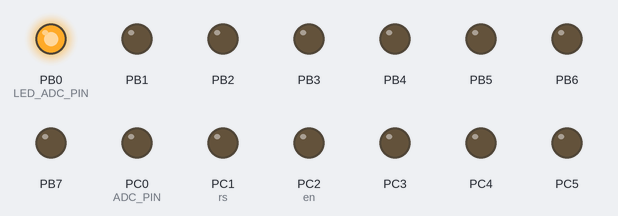
Bench run of a program on a simulated ATmega328P, built with avr-gcc and emulated at 16 MHz. Parts: output pins drawn as LEDs (lit = HIGH). At 0.0 s the program stops and its outputs stay as they are.

Above: at 0.1 s.
Timing chart, 0 to 1.5 s (numbered marks = the images above):
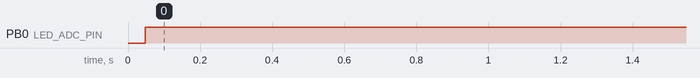

The program:

main.c
```c
#include "main_config.h"
#include "main_defines.h"
#include "main_mcu_init.h"
#include "main_func.h"
#include "adc.h"
#include <avr/io.h>
#include <util/delay.h>
#include <stdio.h>
#include <avr/interrupt.h>


int main()
{
	DDRB = 0xFF; //out


	PORTB = 0x00; //low


	sec_1 = 0;
	min_1 = 0;
	h_1 = 0;

	initialize();
///	init_data_contor();
//	init_timer();

	lcd_clear();
	lcd_setCursor();
// 	lcd_print("TEST ORA");
// 	_delay_ms(2000);
// 	lcd_clear();
// 	lcd_setCursor();
// 	_delay_ms(2000);


	while(1)
	{
		LED_ADC_PORT |= (1 << LED_ADC_PIN);

//		afiseaza();
//		aprinde_led();
	}

}
```

main_config.h
```c
/*
 * main_config.h
 *
 *  Author: Asus
 */


#ifndef MAIN_CONFIG_H_
#define MAIN_CONFIG_H_

#ifndef F_CPU
#define F_CPU 16000000UL
#endif

#endif /* MAIN_CONFIG_H_ */
```

adc.c
```c
#include <avr/io.h>
#include <util/delay.h>
#include <stdio.h>
#include <avr/interrupt.h>
#include "adc.h"

#define ADC_PORT PORTC
#define ADC_PIN PINC0

#define LED_ADC_PORT PORTB
#define LED_ADC_PIN PINB0

#define ADC_mijloc	120
uint8_t valoare;

void adc_init(){

	ADMUX |=  (0<<REFS1)|  (1<<REFS0);
	ADCSRA |=  (1<<ADPS2) |(1<<ADPS1) | (1<<ADPS0);  //setez prescalarul 128
	ADCSRA |=  (1<<ADEN) | (1<<ADSC) | (1<<ADATE) | (1<<ADIE) ;                   //ADC enable + incepe conversia

}


ISR(ADC_vect)
{
	uint8_t valoare = ADCL;

	if(valoare > ADC_mijloc)
	{
		LED_ADC_PORT |= (1 << LED_ADC_PIN);
	}else{
		LED_ADC_PORT &= ~(1 <<LED_ADC_PIN);
	}
}
```

adc.h
```c
/*
 * adc.h
 *
 * Created: 24/11/2022 11:47:05
 *  Author: Asus
 */


#ifndef ADC_H_
#define ADC_H_


void adc_init(void);


#endif /* ADC_H_ */
```

main_defines.h
```c
/*
 * main_defines.h
 *
 *  Author: Asus
 */


#ifndef MAIN_DEFINES_H_
#define MAIN_DEFINES_H_

#include <avr/io.h>
#include <util/delay.h>
#include <stdio.h>
#include <avr/interrupt.h>

#define lcd_port_pin PORTD			    //Define LCD Port
#define lcd_port PORTC
#define lcd_pin_dir  DDRD
#define lcd_data_dir  DDRC			//PD4-PD7 PORT D - pe 4 biti
#define rs PC1			//RS Pin
#define en PC2 			//E Pin

#define timp_sec_1 1000 // o secunda


uint16_t contor_sec_1;  //contor secunda
uint16_t flag1;  //semafor
uint8_t sec_1 ;  //secunde
uint8_t min_1;	//minute
uint8_t h_1;	//ore
char buffer[16];


#endif /* MAIN_DEFINES_H_ */
```

main_func.c
```c
/*
* main_func.c
*
*  Author: Asus
*/

#include "main_func.h"

void init_data(void){
	contor_sec_1 = timp_sec_1;
}

//intrerupere
ISR(TIMER0_COMPA_vect){
	contor_sec_1--;

	if(contor_sec_1 == 0){
		flag1 = 1;

		sec_1++;


		contor_sec_1 = timp_sec_1;
	}
}

void aprinde_led()
{
	if(flag1 == 1 )
	{
		pinToggle(&LED_ADC_PORT, LED_ADC_PIN);
		flag1 = 0;
	}
}

//functie care afiseaza pe lcd secundele
void afiseaza()
{

	if(flag1 == 1 )
	{
		lcd_clear();
		lcd_setCursor();

		if(sec_1 ==60){
			min_1++;
			sec_1 = 0;
		}
		if(min_1==60){
			min_1=0;
			sec_1=0;
			h_1++;
		}
		if(h_1==24){
			h_1=0;
			min_1=0;
		sec_1=0;}
		sprintf(buffer, "ORA %d:%d:%d  ", h_1, min_1, sec_1);
		lcd_print(buffer);

		flag1 = 0;
	}
}


//initializare lcd
void initialize (void)
{
	lcd_data_dir = 0xFF;	//pin D4-D7

	_delay_ms(15);
	lcd_command((1<<4)|(1<<5));

	_delay_ms(5);
	lcd_command((1<<4)|(1<<5));

	_delay_us(150);
	lcd_command((1<<4)|(1<<5));

	lcd_command(0x02);
	lcd_command(0x28);
	lcd_command(0x01);

	lcd_command(1<<3);

	_delay_ms(2);
}

//pentru a trimite comenzi catre lcd
void lcd_command( unsigned char cmnd )
{
	lcd_port_pin = (lcd_port_pin & 0x0F) | (cmnd & 0xF0);
	lcd_port &= ~ (1<<rs);
	lcd_port|= (1<<en);
	_delay_us(1);
	lcd_port &= ~ (1<<en);
	_delay_us(200);
	lcd_port_pin = (lcd_port_pin & 0x0F) | (cmnd << 4);
	lcd_port|= (1<<en);
	_delay_us(1);
	lcd_port &= ~ (1<<en);
	_delay_us(200);
}


//clear lcd
void lcd_clear()
{
	lcd_command (0x01);		//clear LCD
	_delay_ms(2);
	lcd_command (0x80);		//muta la linia 1, pozitia 1
}

//afisare lcd
void lcd_print (char *str)
{
	int i;
	for(i=0; str[i]!=0; i++)
	{
		lcd_port_pin = (lcd_port_pin & 0x0F) | (str[i] & 0xF0);
		lcd_port |= (1<<rs);
		lcd_port|= (1<<en);
		_delay_us(1);
		_delay_us(200);
		lcd_port &= ~ (1<<en);
		_delay_us(200);
		lcd_port_pin = (lcd_port_pin & 0x0F) | (str[i] << 4);
		lcd_port |= (1<<en);
		_delay_us(1);
		lcd_port &= ~ (1<<en);
		_delay_us(200);
	}
}


void lcd_setCursor()
{


	lcd_command(1<<1); //return home

	_delay_ms(20);

}


void pinToggle(volatile uint8_t *port, uint8_t pin){
	*port ^=  1 << pin;
}


void pinSet(volatile uint8_t *port, uint8_t pin){
	*port |=  1 << pin;
}

void pinReset(volatile uint8_t *port, uint8_t pin){
	*port &=  ~(1 << pin);
}
```

main_func.h
```c
/*
 * main_func.h
 *
 *  Author: Asus
 */


#ifndef MAIN_FUNC_H_
#define MAIN_FUNC_H_

#include "main_config.h"
#include "main_defines.h"

#include <avr/io.h>
#include <util/delay.h>
#include <stdio.h>
#include <avr/interrupt.h>

void init_data(void);
ISR(TIMER0_COMP_vect);

void afiseaza();
void initialize (void); //pentru initializare lcd
void lcd_command( unsigned char cmnd );
void lcd_clear();
void lcd_print (char *str); // char str[]
void lcd_setCursor(void);

void init_data_contor(void); //pt a lua contorul valoarea timpului
void timer0_init(void);
void init_timer(void);


#define LED_ADC_PORT PORTB
#define LED_ADC_PIN PINB0
void pinToggle(volatile uint8_t *port, uint8_t pin);
void pinSet(volatile uint8_t *port, uint8_t pin);
void pinReset(volatile uint8_t *port, uint8_t pin);

void aprinde_led();


#endif /* MAIN_FUNC_H_ */
```

main_mcu_init.c
```c
/*
 * main_mcu_init.c
 *
 *  Author: Asus
 */

#include "main_mcu_init.h"


void init_data_contor(void){
	lcd_data_dir = 0xFF;	//pin D4-D7
	lcd_pin_dir = 0xFF;	//pin D4-D7
	contor_sec_1 = timp_sec_1;
}


void init_timer(void)
{
	cli();

	timer0_init();
	adc_init();

	sei();
}


//Pentru registrii timerului
void timer0_init(void){

	TCCR0A |= (1 << WGM01);

	TCCR0B |= (0 << CS02)|(1 << CS01)|(1 << CS00);

	OCR0A = 0xF9;

	TIMSK0 |= 1 << OCIE0A;
}
```

main_mcu_init.h
```c
/*
 * main_mcu_init.h
 *
 * Created: 11/10/2022 08:12:24
 *  Author: Asus
 */


#ifndef MAIN_MCU_INIT_H_
#define MAIN_MCU_INIT_H_

#include "main_config.h"
#include "main_defines.h"

#include<avr/wdt.h>
#include<avr/interrupt.h>

void init_data_contor(void);
void init_timer(void);
void timer0_init(void);


#endif /* MAIN_MCU_INIT_H_ */
```

Measured:
- by itself, PB0 (LED_ADC_PIN): LOW → HIGH at 0.05 s
